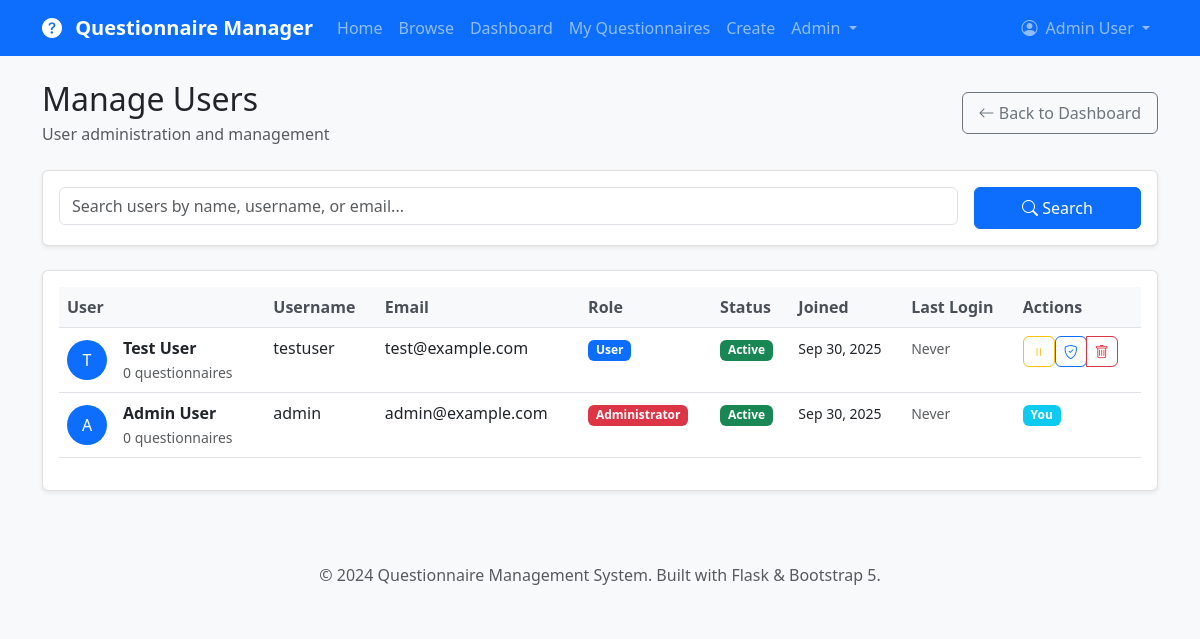
Before: /admin/users (signed in) with the older database file.
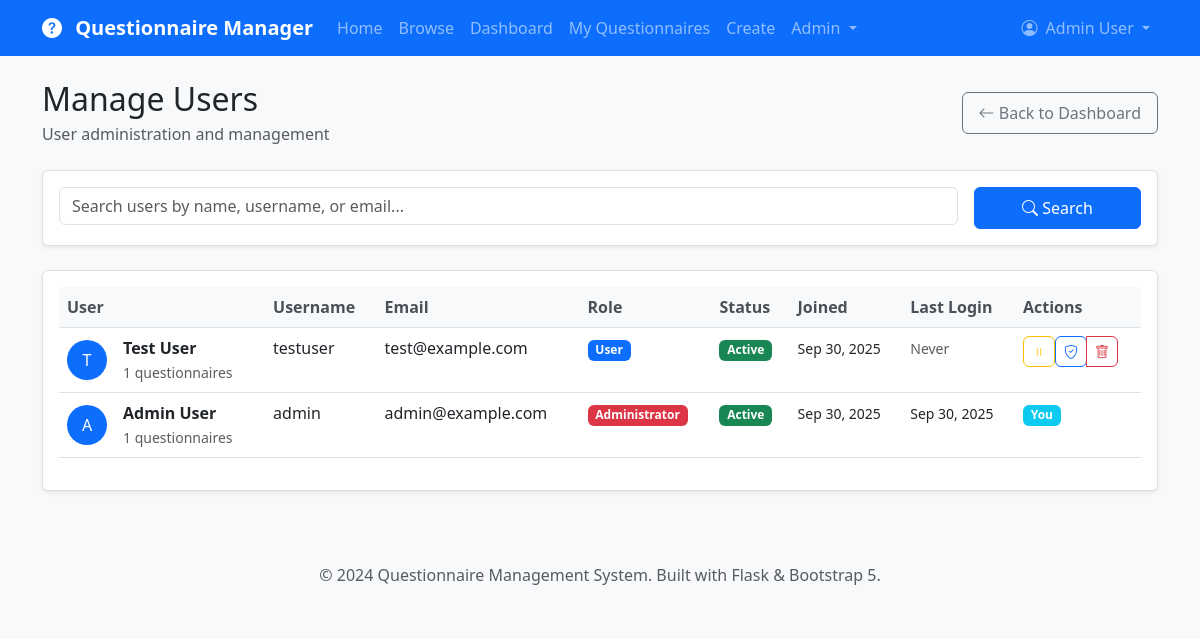
After: the same page with the newer database file.
### app/models.py (models this page shows, shortened)
class User(UserMixin, db.Model):
    __tablename__ = 'users'
    id = db.Column(db.Integer, primary_key=True)
    username = db.Column(db.String(64), index=True, unique=True, nullable=False)
    email = db.Column(db.String(120), index=True, unique=True, nullable=False)
    password_hash = db.Column(db.String(128))
    first_name = db.Column(db.String(64))
    last_name = db.Column(db.String(64))
    role = db.Column(db.String(20), default='user')  # user, admin
    is_active = db.Column(db.Boolean, default=True)
    created_at = db.Column(db.DateTime, index=True, default=datetime.utcnow)
    last_login = db.Column(db.DateTime)
    created_questionnaires = db.relationship('Questionnaire', foreign_keys='Questionnaire.creator_id',
                                           backref='creator', lazy='dynamic', cascade='all, delete-orphan')
    responses = db.relationship('Response', backref='user', lazy='dynamic', cascade='all, delete-orphan')
    def get_full_name(self):
        if self.first_name and self.last_name:
            return f"{self.first_name} {self.last_name}"
        return self.username
    def is_admin(self):
        return self.role == 'admin'

### app/admin/routes.py (the view, shortened to what this page needs)
@bp.route('/users')
@admin_required
def manage_users():
    page = request.args.get('page', 1, type=int)
    search = request.args.get('search', '', type=str)
    query = User.query
    users = query.order_by(desc(User.created_at)).paginate(
        page=page,
        per_page=20,
        error_out=False
    )
    return render_template('admin/users.html',
                         title='Manage Users',
                         users=users,
                         search=search)

### app/admin/routes.py (called while the page is built)
def admin_required(f):
    @wraps(f)
    @login_required
    def decorated_function(*args, **kwargs):
        if not current_user.is_admin():
            flash('Admin access required.', 'danger')
            return redirect(url_for('main.dashboard'))
        return f(*args, **kwargs)
    return decorated_function

### app/models.py (called while the page is built)
@login_manager.user_loader
def load_user(user_id):
    return User.query.get(int(user_id))

### app/templates/admin/users.html (shortened to what the changed rows need)
{% extends "base.html" %}
{% block content %}
<div class="d-flex justify-content-between align-items-center mb-4">
    <div>
        <h2 class="mb-1">Manage Users</h2>
    </div>
</div>
<div class="card">
    <div class="card-body">
        {% if users.items %}
            <div class="table-responsive">
                <table class="table table-hover">
                    <thead>
                        <tr>
                            <th>User</th>
                            <th>Username</th>
                            <th>Email</th>
                            <th>Role</th>
                            <th>Status</th>
                            <th>Joined</th>
                            <th>Last Login</th>
                            <th>Actions</th>
                        </tr>
                    </thead>
                    <tbody>
                        {% for user in users.items %}
                            <tr>
                                <td>
                                    <div class="d-flex align-items-center">
                                        <div class="bg-primary text-white rounded-circle d-flex align-items-center justify-content-center me-3"
                                             style="width: 40px; height: 40px;">
                                            {{ user.first_name[0] if user.first_name else user.username[0] }}
                                        </div>
                                        <div>
                                            <strong>{{ user.get_full_name() }}</strong>
                                            <br>
                                            <small class="text-muted">
                                                {{ user.created_questionnaires.count() }} questionnaires
                                            </small>
                                        </div>
                                    </div>
                                </td>
                                <td>{{ user.username }}</td>
                                <td>{{ user.email }}</td>
                                <td>
                                    {% if user.role == 'admin' %}
                                        <span class="badge bg-danger">Administrator</span>
                                    {% else %}
                                        <span class="badge bg-primary">User</span>
                                    {% endif %}
                                </td>
                                <td>
                                    {% if user.is_active %}
                                        <span class="badge bg-success">Active</span>
                                    {% else %}
                                        <span class="badge bg-secondary">Inactive</span>
                                    {% endif %}
                                </td>
                                <td>
                                    <small>{{ user.created_at.strftime('%b %d, %Y') }}</small>
                                </td>
                                <td>
                                    {% if user.last_login %}
                                        <small>{{ user.last_login.strftime('%b %d, %Y') }}</small>
                                    {% else %}
                                        <small class="text-muted">Never</small>
                                    {% endif %}
                                </td>
                                <td>
                                    {% if user != current_user %}
                                        <div class="btn-group" role="group">
                                            <form method="POST" action="{{ url_for('admin.toggle_user_active', id=user.id) }}" class="d-inline">
                                                <button type="submit" class="btn btn-sm {% if user.is_active %}btn-outline-warning{% else %}btn-outline-success{% endif %}"
                                                        title="{% if user.is_active %}Deactivate{% else %}Activate{% endif %} User">
                                                    <i class="bi {% if user.is_active %}bi-pause{% else %}bi-play{% endif %}"></i>
                                                </button>
                                            </form>
                                            <form method="POST" action="{{ url_for('admin.toggle_user_admin', id=user.id) }}" class="d-inline">
                                                <button type="submit" class="btn btn-sm {% if user.role == 'admin' %}btn-outline-danger{% else %}btn-outline-primary{% endif %}"
                                                        title="{% if user.role == 'admin' %}Remove Admin{% else %}Make Admin{% endif %}">
                                                    <i class="bi {% if user.role == 'admin' %}bi-shield-slash{% else %}bi-shield-check{% endif %}"></i>
                                                </button>
                                            </form>
                                            <button type="button" class="btn btn-sm btn-outline-danger"
                                                    onclick="confirmDeleteUser({{ user.id }}, '{{ user.get_full_name()|replace("'", "\\'") }}')"
                                                    title="Delete User">
                                                <i class="bi bi-trash"></i>
                                            </button>
                                        </div>
                                    {% else %}
                                        <span class="badge bg-info">You</span>
                                    {% endif %}
                                </td>
                            </tr>
                        {% endfor %}
                    </tbody>
                </table>
            </div>
        {% endif %}
    </div>
</div>
{% endblock %}

### app/templates/base.html (shortened to what this page needs)
<!DOCTYPE html>
<html lang="en">
<head>
    <link href="https://cdn.jsdelivr.net/npm/bootstrap@5.3.0/dist/css/bootstrap.min.css" rel="stylesheet">
    <link rel="stylesheet" href="https://cdn.jsdelivr.net/npm/bootstrap-icons@1.10.0/font/bootstrap-icons.css">
    <link href="{{ url_for('static', filename='css/custom.css') }}" rel="stylesheet">
</head>
<body>
    <nav class="navbar navbar-expand-lg navbar-dark bg-primary">
        <div class="container">
            <a class="navbar-brand" href="{{ url_for('main.index') }}">
                <i class="bi bi-question-circle-fill me-2"></i>
                Questionnaire Manager
            </a>
            <div class="collapse navbar-collapse" id="navbarNav">
                <ul class="navbar-nav me-auto">
                    <li class="nav-item">
                        <a class="nav-link" href="{{ url_for('main.index') }}">Home</a>
                    </li>
                    <li class="nav-item">
                        <a class="nav-link" href="{{ url_for('main.questionnaires') }}">Browse</a>
                    </li>
                    {% if current_user.is_authenticated %}
                        <li class="nav-item">
                            <a class="nav-link" href="{{ url_for('main.dashboard') }}">Dashboard</a>
                        </li>
                        <li class="nav-item">
                            <a class="nav-link" href="{{ url_for('main.my_questionnaires') }}">My Questionnaires</a>
                        </li>
                        <li class="nav-item">
                            <a class="nav-link" href="{{ url_for('main.create_questionnaire') }}">Create</a>
                        </li>
                        {% if current_user.is_admin() %}
                            <li class="nav-item dropdown">
                                <a class="nav-link dropdown-toggle" href="#" role="button" data-bs-toggle="dropdown">
                                    Admin
                                </a>
                            </li>
                        {% endif %}
                    {% endif %}
                </ul>
                <ul class="navbar-nav">
                    {% if current_user.is_authenticated %}
                        <li class="nav-item dropdown">
                            <a class="nav-link dropdown-toggle" href="#" role="button" data-bs-toggle="dropdown">
                                <i class="bi bi-person-circle me-1"></i>
                                {{ current_user.get_full_name() }}
                            </a>
                        </li>
                    {% endif %}
                </ul>
            </div>
        </div>
    </nav>
    <main class="container mt-4">
        {% block content %}{% endblock %}
    </main>
    <footer class="bg-light text-center py-4 mt-5">
        <div class="container">
            <p class="text-muted mb-0">
                &copy; 2024 Questionnaire Management System.
                Built with Flask & Bootstrap 5.
            </p>
        </div>
    </footer>
</body>
</html>

Changed rows visible on the page:
changed User "Admin User": created_questionnaires.count "0" → "1"; last_login (not shown) → "Sep 30, 2025"; no longer shows "Never"
computed for User "Test User": created_questionnaires.count "0" → "1"
